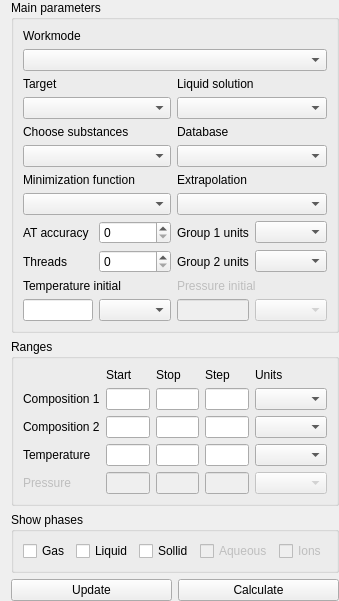
<?xml version="1.0" encoding="UTF-8"?>
<ui version="4.0">
 <class>CalculationParameters</class>
 <widget class="QWidget" name="CalculationParameters">
  <property name="geometry">
   <rect>
    <x>0</x>
    <y>0</y>
    <width>321</width>
    <height>571</height>
   </rect>
  </property>
  <property name="sizePolicy">
   <sizepolicy hsizetype="Minimum" vsizetype="Minimum">
    <horstretch>0</horstretch>
    <verstretch>0</verstretch>
   </sizepolicy>
  </property>
  <property name="windowTitle">
   <string>GroupBox</string>
  </property>
  <layout class="QVBoxLayout" name="verticalLayout">
   <property name="topMargin">
    <number>0</number>
   </property>
   <property name="rightMargin">
    <number>0</number>
   </property>
   <property name="bottomMargin">
    <number>0</number>
   </property>
   <item>
    <widget class="QGroupBox" name="groupBox">
     <property name="title">
      <string>Main parameters</string>
     </property>
     <layout class="QVBoxLayout" name="verticalLayout_2">
      <item>
       <layout class="QGridLayout" name="gridLayout_3">
        <item row="9" column="2">
         <widget class="QLabel" name="label_8">
          <property name="text">
           <string>Group 2 units</string>
          </property>
          <property name="alignment">
           <set>Qt::AlignLeading|Qt::AlignLeft|Qt::AlignVCenter</set>
          </property>
         </widget>
        </item>
        <item row="8" column="3">
         <widget class="QComboBox" name="group1_units"/>
        </item>
        <item row="8" column="1">
         <widget class="QSpinBox" name="at_accuracy"/>
        </item>
        <item row="9" column="1">
         <widget class="QSpinBox" name="threads"/>
        </item>
        <item row="7" column="0" colspan="2">
         <widget class="QComboBox" name="minimization_function"/>
        </item>
        <item row="2" column="0" colspan="2">
         <widget class="QLabel" name="label_19">
          <property name="text">
           <string>Target</string>
          </property>
          <property name="alignment">
           <set>Qt::AlignLeading|Qt::AlignLeft|Qt::AlignVCenter</set>
          </property>
         </widget>
        </item>
        <item row="5" column="0" colspan="2">
         <widget class="QComboBox" name="choose_substances"/>
        </item>
        <item row="6" column="0" colspan="2">
         <widget class="QLabel" name="label_23">
          <property name="text">
           <string>Minimization function</string>
          </property>
          <property name="alignment">
           <set>Qt::AlignLeading|Qt::AlignLeft|Qt::AlignVCenter</set>
          </property>
         </widget>
        </item>
        <item row="4" column="0" colspan="2">
         <widget class="QLabel" name="label_28">
          <property name="text">
           <string>Choose substances</string>
          </property>
          <property name="alignment">
           <set>Qt::AlignLeading|Qt::AlignLeft|Qt::AlignVCenter</set>
          </property>
         </widget>
        </item>
        <item row="9" column="0">
         <widget class="QLabel" name="label_27">
          <property name="text">
           <string>Threads</string>
          </property>
          <property name="alignment">
           <set>Qt::AlignLeading|Qt::AlignLeft|Qt::AlignVCenter</set>
          </property>
         </widget>
        </item>
        <item row="8" column="2">
         <widget class="QLabel" name="label_7">
          <property name="text">
           <string>Group 1 units</string>
          </property>
          <property name="alignment">
           <set>Qt::AlignLeading|Qt::AlignLeft|Qt::AlignVCenter</set>
          </property>
         </widget>
        </item>
        <item row="8" column="0">
         <widget class="QLabel" name="label_26">
          <property name="text">
           <string>AT accuracy</string>
          </property>
          <property name="alignment">
           <set>Qt::AlignLeading|Qt::AlignLeft|Qt::AlignVCenter</set>
          </property>
         </widget>
        </item>
        <item row="9" column="3">
         <widget class="QComboBox" name="group2_units"/>
        </item>
        <item row="3" column="0" colspan="2">
         <widget class="QComboBox" name="target"/>
        </item>
        <item row="11" column="0">
         <widget class="QLineEdit" name="temperature_initial">
          <property name="sizePolicy">
           <sizepolicy hsizetype="Ignored" vsizetype="Fixed">
            <horstretch>0</horstretch>
            <verstretch>0</verstretch>
           </sizepolicy>
          </property>
         </widget>
        </item>
        <item row="11" column="1">
         <widget class="QComboBox" name="temperature_initial_units"/>
        </item>
        <item row="11" column="2">
         <widget class="QLineEdit" name="pressure_initial">
          <property name="enabled">
           <bool>false</bool>
          </property>
          <property name="sizePolicy">
           <sizepolicy hsizetype="Ignored" vsizetype="Fixed">
            <horstretch>0</horstretch>
            <verstretch>0</verstretch>
           </sizepolicy>
          </property>
         </widget>
        </item>
        <item row="11" column="3">
         <widget class="QComboBox" name="pressure_initial_units">
          <property name="enabled">
           <bool>false</bool>
          </property>
         </widget>
        </item>
        <item row="10" column="0" colspan="2">
         <widget class="QLabel" name="label_2">
          <property name="text">
           <string>Temperature initial</string>
          </property>
          <property name="alignment">
           <set>Qt::AlignLeading|Qt::AlignLeft|Qt::AlignVCenter</set>
          </property>
         </widget>
        </item>
        <item row="10" column="2" colspan="2">
         <widget class="QLabel" name="label_6">
          <property name="enabled">
           <bool>false</bool>
          </property>
          <property name="text">
           <string>Pressure initial</string>
          </property>
          <property name="alignment">
           <set>Qt::AlignLeading|Qt::AlignLeft|Qt::AlignVCenter</set>
          </property>
         </widget>
        </item>
        <item row="6" column="2" colspan="2">
         <widget class="QLabel" name="label_25">
          <property name="text">
           <string>Extrapolation</string>
          </property>
          <property name="alignment">
           <set>Qt::AlignLeading|Qt::AlignLeft|Qt::AlignVCenter</set>
          </property>
         </widget>
        </item>
        <item row="7" column="2" colspan="2">
         <widget class="QComboBox" name="extrapolation"/>
        </item>
        <item row="5" column="2" colspan="2">
         <widget class="QComboBox" name="database"/>
        </item>
        <item row="4" column="2" colspan="2">
         <widget class="QLabel" name="label_24">
          <property name="text">
           <string>Database</string>
          </property>
          <property name="alignment">
           <set>Qt::AlignLeading|Qt::AlignLeft|Qt::AlignVCenter</set>
          </property>
         </widget>
        </item>
        <item row="2" column="2" colspan="2">
         <widget class="QLabel" name="label_22">
          <property name="text">
           <string>Liquid solution</string>
          </property>
          <property name="alignment">
           <set>Qt::AlignLeading|Qt::AlignLeft|Qt::AlignVCenter</set>
          </property>
         </widget>
        </item>
        <item row="3" column="2" colspan="2">
         <widget class="QComboBox" name="liquid_solution"/>
        </item>
        <item row="0" column="0" colspan="4">
         <widget class="QLabel" name="label_29">
          <property name="text">
           <string>Workmode</string>
          </property>
          <property name="alignment">
           <set>Qt::AlignLeading|Qt::AlignLeft|Qt::AlignVCenter</set>
          </property>
         </widget>
        </item>
        <item row="1" column="0" colspan="4">
         <widget class="QComboBox" name="workmode"/>
        </item>
       </layout>
      </item>
     </layout>
    </widget>
   </item>
   <item>
    <widget class="QGroupBox" name="groupBox_2">
     <property name="title">
      <string>Ranges</string>
     </property>
     <layout class="QVBoxLayout" name="verticalLayout_3">
      <item>
       <layout class="QGridLayout" name="gridLayout_2">
        <item row="2" column="4">
         <widget class="QComboBox" name="composition2_units"/>
        </item>
        <item row="4" column="4">
         <widget class="QComboBox" name="pressure_units">
          <property name="enabled">
           <bool>false</bool>
          </property>
         </widget>
        </item>
        <item row="0" column="4">
         <widget class="QLabel" name="label_42">
          <property name="text">
           <string>Units</string>
          </property>
         </widget>
        </item>
        <item row="0" column="2">
         <widget class="QLabel" name="label_40">
          <property name="text">
           <string>Stop</string>
          </property>
         </widget>
        </item>
        <item row="0" column="3">
         <widget class="QLabel" name="label_41">
          <property name="text">
           <string>Step</string>
          </property>
         </widget>
        </item>
        <item row="1" column="2">
         <widget class="QLineEdit" name="composition1_stop">
          <property name="sizePolicy">
           <sizepolicy hsizetype="Ignored" vsizetype="Fixed">
            <horstretch>0</horstretch>
            <verstretch>0</verstretch>
           </sizepolicy>
          </property>
         </widget>
        </item>
        <item row="4" column="0">
         <widget class="QLabel" name="label_43">
          <property name="enabled">
           <bool>false</bool>
          </property>
          <property name="text">
           <string>Pressure</string>
          </property>
         </widget>
        </item>
        <item row="1" column="3">
         <widget class="QLineEdit" name="composition1_step">
          <property name="sizePolicy">
           <sizepolicy hsizetype="Ignored" vsizetype="Fixed">
            <horstretch>0</horstretch>
            <verstretch>0</verstretch>
           </sizepolicy>
          </property>
         </widget>
        </item>
        <item row="4" column="2">
         <widget class="QLineEdit" name="pressure_stop">
          <property name="enabled">
           <bool>false</bool>
          </property>
          <property name="sizePolicy">
           <sizepolicy hsizetype="Ignored" vsizetype="Fixed">
            <horstretch>0</horstretch>
            <verstretch>0</verstretch>
           </sizepolicy>
          </property>
         </widget>
        </item>
        <item row="3" column="1">
         <widget class="QLineEdit" name="temperature_start">
          <property name="sizePolicy">
           <sizepolicy hsizetype="Ignored" vsizetype="Fixed">
            <horstretch>0</horstretch>
            <verstretch>0</verstretch>
           </sizepolicy>
          </property>
         </widget>
        </item>
        <item row="4" column="3">
         <widget class="QLineEdit" name="pressure_step">
          <property name="enabled">
           <bool>false</bool>
          </property>
          <property name="sizePolicy">
           <sizepolicy hsizetype="Ignored" vsizetype="Fixed">
            <horstretch>0</horstretch>
            <verstretch>0</verstretch>
           </sizepolicy>
          </property>
         </widget>
        </item>
        <item row="4" column="1">
         <widget class="QLineEdit" name="pressure_start">
          <property name="enabled">
           <bool>false</bool>
          </property>
          <property name="sizePolicy">
           <sizepolicy hsizetype="Ignored" vsizetype="Fixed">
            <horstretch>0</horstretch>
            <verstretch>0</verstretch>
           </sizepolicy>
          </property>
         </widget>
        </item>
        <item row="2" column="1">
         <widget class="QLineEdit" name="composition2_start">
          <property name="sizePolicy">
           <sizepolicy hsizetype="Ignored" vsizetype="Fixed">
            <horstretch>0</horstretch>
            <verstretch>0</verstretch>
           </sizepolicy>
          </property>
         </widget>
        </item>
        <item row="3" column="2">
         <widget class="QLineEdit" name="temperature_stop">
          <property name="sizePolicy">
           <sizepolicy hsizetype="Ignored" vsizetype="Fixed">
            <horstretch>0</horstretch>
            <verstretch>0</verstretch>
           </sizepolicy>
          </property>
         </widget>
        </item>
        <item row="3" column="4">
         <widget class="QComboBox" name="temperature_units"/>
        </item>
        <item row="3" column="3">
         <widget class="QLineEdit" name="temperature_step">
          <property name="sizePolicy">
           <sizepolicy hsizetype="Ignored" vsizetype="Fixed">
            <horstretch>0</horstretch>
            <verstretch>0</verstretch>
           </sizepolicy>
          </property>
         </widget>
        </item>
        <item row="1" column="0">
         <widget class="QLabel" name="label_38">
          <property name="text">
           <string>Composition 1</string>
          </property>
         </widget>
        </item>
        <item row="2" column="2">
         <widget class="QLineEdit" name="composition2_stop">
          <property name="sizePolicy">
           <sizepolicy hsizetype="Ignored" vsizetype="Fixed">
            <horstretch>0</horstretch>
            <verstretch>0</verstretch>
           </sizepolicy>
          </property>
         </widget>
        </item>
        <item row="2" column="3">
         <widget class="QLineEdit" name="composition2_step">
          <property name="sizePolicy">
           <sizepolicy hsizetype="Ignored" vsizetype="Fixed">
            <horstretch>0</horstretch>
            <verstretch>0</verstretch>
           </sizepolicy>
          </property>
         </widget>
        </item>
        <item row="1" column="4">
         <widget class="QComboBox" name="composition1_units"/>
        </item>
        <item row="2" column="0">
         <widget class="QLabel" name="label_37">
          <property name="text">
           <string>Composition 2</string>
          </property>
         </widget>
        </item>
        <item row="0" column="1">
         <widget class="QLabel" name="label_39">
          <property name="text">
           <string>Start</string>
          </property>
         </widget>
        </item>
        <item row="3" column="0">
         <widget class="QLabel" name="label_13">
          <property name="text">
           <string>Temperature</string>
          </property>
         </widget>
        </item>
        <item row="1" column="1">
         <widget class="QLineEdit" name="composition1_start">
          <property name="sizePolicy">
           <sizepolicy hsizetype="Ignored" vsizetype="Fixed">
            <horstretch>0</horstretch>
            <verstretch>0</verstretch>
           </sizepolicy>
          </property>
          <property name="frame">
           <bool>true</bool>
          </property>
          <property name="clearButtonEnabled">
           <bool>false</bool>
          </property>
         </widget>
        </item>
       </layout>
      </item>
     </layout>
    </widget>
   </item>
   <item>
    <widget class="QGroupBox" name="groupBox_10">
     <property name="sizePolicy">
      <sizepolicy hsizetype="Minimum" vsizetype="Preferred">
       <horstretch>0</horstretch>
       <verstretch>0</verstretch>
      </sizepolicy>
     </property>
     <property name="title">
      <string>Show phases</string>
     </property>
     <layout class="QHBoxLayout" name="horizontalLayout_2">
      <item>
       <widget class="QCheckBox" name="show_gas">
        <property name="text">
         <string>Gas</string>
        </property>
       </widget>
      </item>
      <item>
       <widget class="QCheckBox" name="show_liquid">
        <property name="text">
         <string>Liquid</string>
        </property>
       </widget>
      </item>
      <item>
       <widget class="QCheckBox" name="show_solid">
        <property name="text">
         <string>Sollid</string>
        </property>
       </widget>
      </item>
      <item>
       <widget class="QCheckBox" name="show_aqueous">
        <property name="enabled">
         <bool>false</bool>
        </property>
        <property name="text">
         <string>Aqueous</string>
        </property>
       </widget>
      </item>
      <item>
       <widget class="QCheckBox" name="show_ions">
        <property name="enabled">
         <bool>false</bool>
        </property>
        <property name="text">
         <string>Ions</string>
        </property>
       </widget>
      </item>
     </layout>
    </widget>
   </item>
   <item>
    <layout class="QHBoxLayout" name="horizontalLayout">
     <item>
      <widget class="QPushButton" name="update">
       <property name="sizePolicy">
        <sizepolicy hsizetype="Preferred" vsizetype="Preferred">
         <horstretch>0</horstretch>
         <verstretch>0</verstretch>
        </sizepolicy>
       </property>
       <property name="text">
        <string>Update</string>
       </property>
      </widget>
     </item>
     <item>
      <widget class="QPushButton" name="calculate">
       <property name="sizePolicy">
        <sizepolicy hsizetype="Preferred" vsizetype="Preferred">
         <horstretch>0</horstretch>
         <verstretch>0</verstretch>
        </sizepolicy>
       </property>
       <property name="text">
        <string>Calculate</string>
       </property>
      </widget>
     </item>
    </layout>
   </item>
  </layout>
 </widget>
 <resources/>
 <connections/>
</ui>
